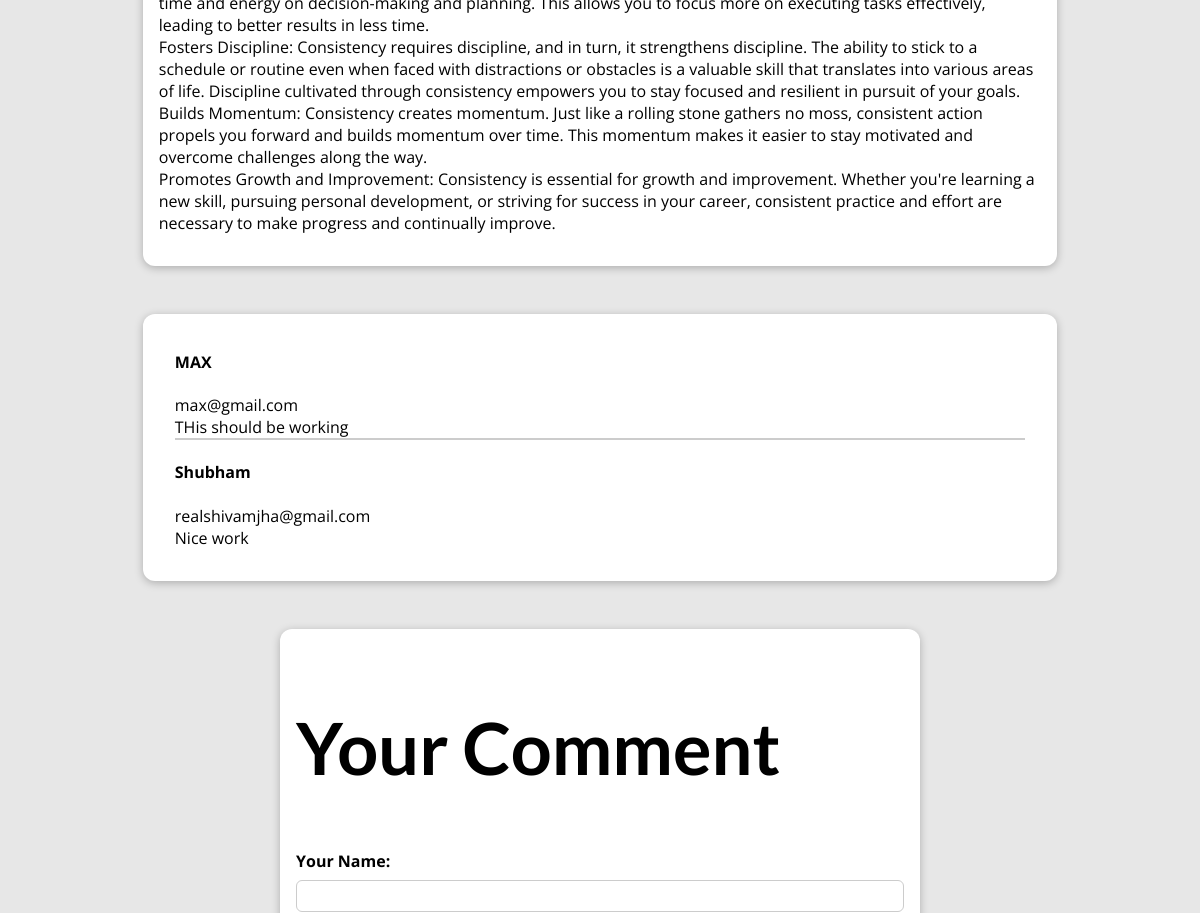
The app's page /posts/importance-of-consistency-in-life (middle part), older data.
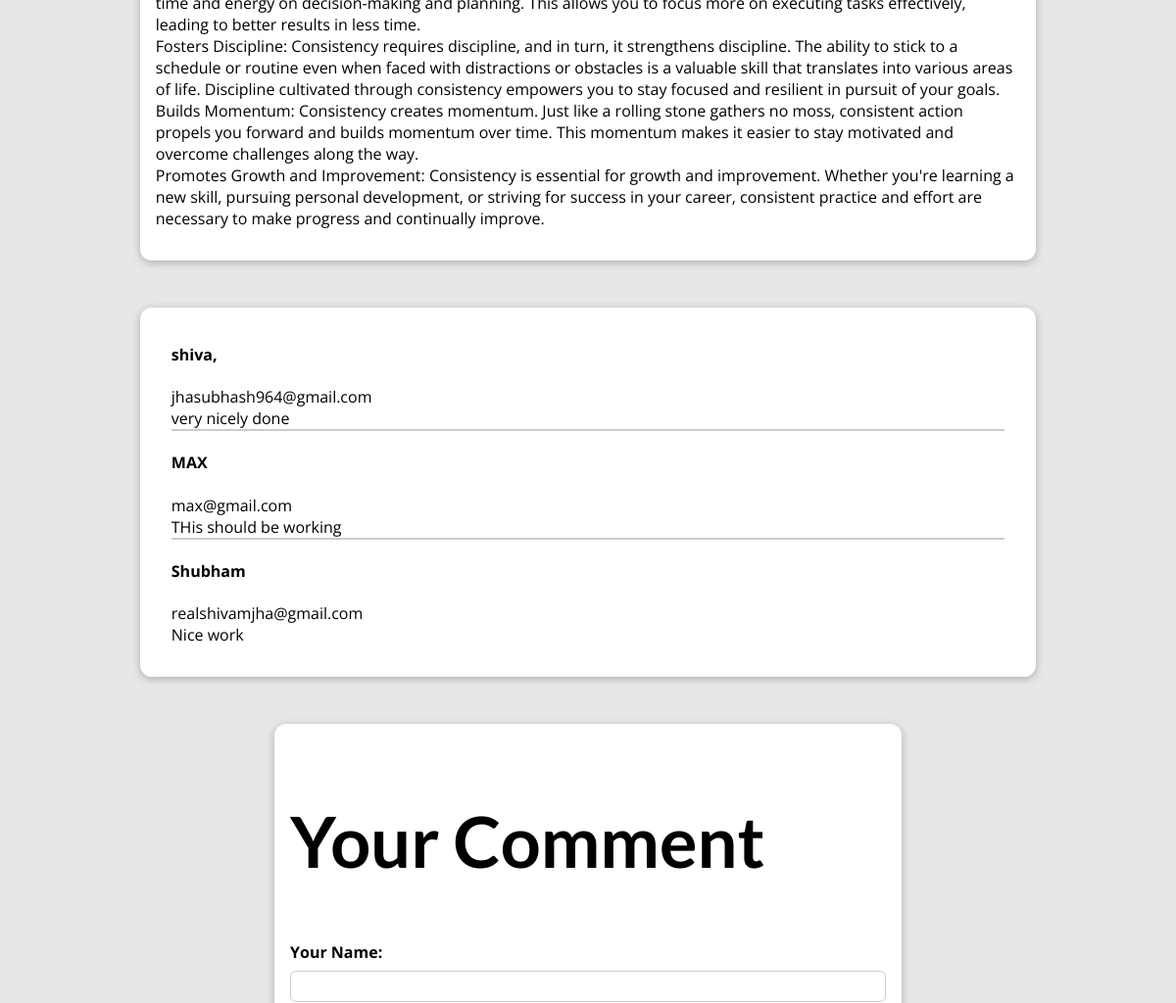
The same page, newer data.
### blog/models.py (models this page shows, shortened)
class Comments(models.Model):
    user_name=models.CharField(max_length=100)
    user_email=models.EmailField(max_length=100)
    comment_text=models.TextField(max_length=500)
    blog=models.ForeignKey(Blog,on_delete=models.CASCADE,related_name="comments",null=True)

### blog/views.py (the view, shortened to what this page needs)
# urls.py: path("posts/<slug:slug>", views.PostDetail.as_view(), name="post-detail-page"),
class PostDetail(View):
    def get(self,request,slug):
        blog=Blog.objects.get(slug=slug)
        context={
            "post":blog,
            "post_tags":blog.tags.all(),
            "comment_form":CommentForm(),
            "comments":blog.comments.all().order_by("-id")
        }
        return render(request,"blog/post-detail.html",context)

### blog/forms.py
class CommentForm(forms.ModelForm):
    class Meta:
        model=Comments
        exclude=["blog"]
        labels={
            "user_name":"Your Name",
            "comment_text":"Your Feedback"
        }
        error_messages={
            "user_name":{
                "required":"Your name must not be empty"}
        }

### blog/models.py (called while the page is built)
    def __str__(self):
        return self.firstname+" "+self.lastname

### blog/templates/blog/post-detail.html (shortened to what this page needs)
{% extends 'base.html' %}
{% load static %}
{% block css_files %}
<link rel="stylesheet" href="{% static 'blog/postdetail.css' %}" />
{% endblock %}
{% block content %}
<section id="summary">
    <main>
        {{post.content|linebreaks}}
    </main>
    <section id="comments">
        <ul>
        {% for comment in comments %}
        <li>
        <h4>{{comment.user_name}}</h4>
        {{comment.user_email}}<br>
        {{comment.comment_text}}</li>
        {% endfor %}
    </ul>
    </section>
    <section id="comment-form">
    <h2 style="color: black;">Your Comment</h2>
        <form action="{% url "post-detail-page" post.slug %}" method="POST">
            {% for form_field in comment_form %}
            <div class="form-control">
                {{ form_field.label_tag}}
                {{form_field}}
            </div>
            {% endfor %}
        </form>
</section>
</section>
{% endblock %}

Row changes from the older to the newer data that the page shows:
added Comments: user_name "shiva,", user_email "jhasubhash964@gmail.com", comment_text "very nicely done"
